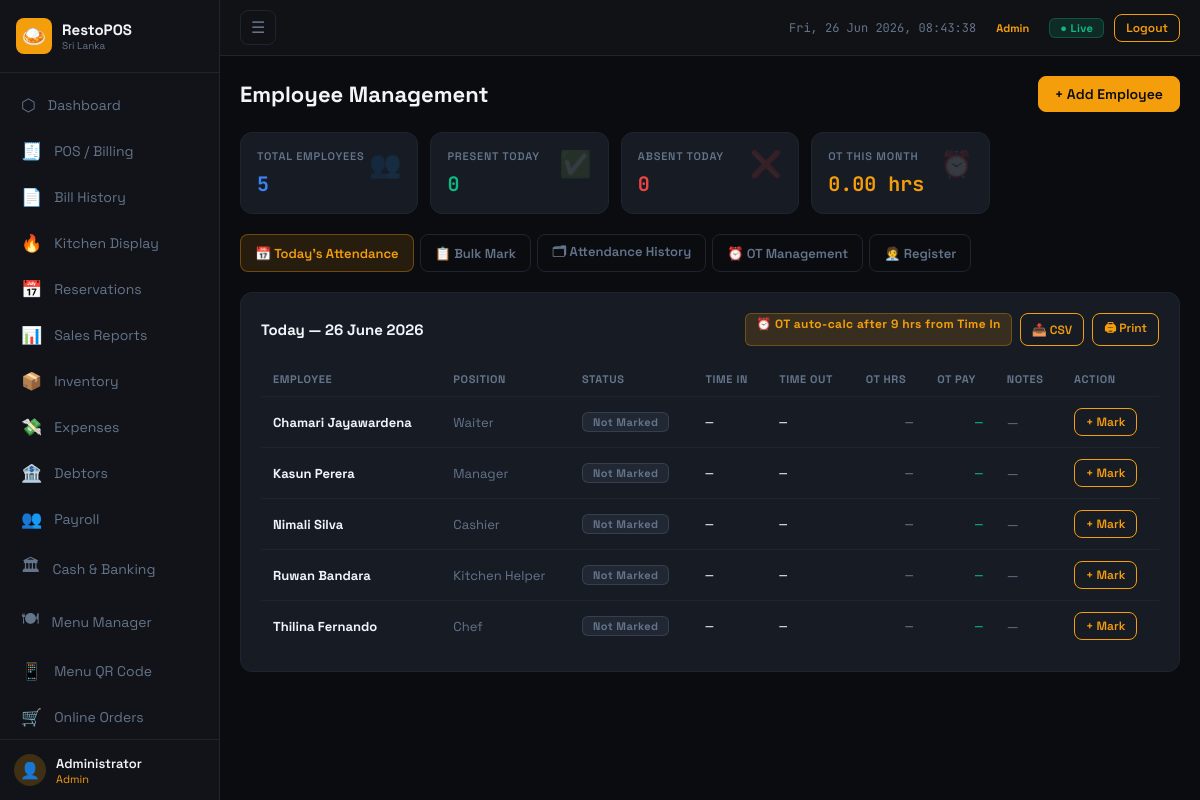
The app's page /modules/employees.php (signed in) with its own data.
### tables this page shows
CREATE TABLE employees (
    id INT AUTO_INCREMENT PRIMARY KEY,
    name VARCHAR(150) NOT NULL,
    nic VARCHAR(20),
    phone VARCHAR(20),
    position VARCHAR(100),
    basic_salary DECIMAL(10,2) DEFAULT 0,
    allowances DECIMAL(10,2) DEFAULT 0,
    epf_applicable TINYINT(1) DEFAULT 1,
    joined_date DATE,
    active TINYINT(1) DEFAULT 1,
    created_at TIMESTAMP DEFAULT CURRENT_TIMESTAMP
);

### modules/employees.php (the view, shortened to what this page needs)
<?php
$db = getDB();
$employees  = $db->query("SELECT * FROM employees WHERE name NOT LIKE '[DEL]%' ORDER BY active DESC,name")->fetchAll();
$activeEmps = array_filter($employees, fn($e)=>$e['active']);
$todayAtt   = $db->query("SELECT a.* FROM attendance a JOIN employees e ON a.employee_id=e.id WHERE a.att_date=CURDATE() AND e.name NOT LIKE '[DEL]%'")->fetchAll();
$attByEmp   = array_column($todayAtt, null, 'employee_id');
$month      = $_GET['month'] ?? date('Y-m');
$monthStart = $month.'-01';
$monthEnd   = date('Y-m-t', strtotime($monthStart));
$otRecords = $db->prepare("SELECT a.*,e.name as emp_name,e.position,e.basic_salary FROM attendance a
    JOIN employees e ON a.employee_id=e.id
    WHERE a.att_date BETWEEN ? AND ? AND a.overtime_hours>0 AND e.name NOT LIKE '[DEL]%'
    ORDER BY a.att_date,e.name");
$otRecords->execute([$monthStart,$monthEnd]); $otRecords=$otRecords->fetchAll();
function calcOTPay(float $basic, float $otH): float { return round(OT_RATE_PER_HOUR * $otH, 2); }
$activeTab = $_GET['tab'] ?? 'today';
include '../includes/header.php';
?>
<div class="page-header">
  <div class="page-title">Employee Management</div>
  <button class="btn" onclick="openEmpModal()">+ Add Employee</button>
</div>
<div class="stats-grid mb-20">
  <div class="stat-card"><span class="stat-icon">👥</span><div class="stat-label">Total Employees</div><div class="stat-value text-blue"><?=count($activeEmps)?></div></div>
  <div class="stat-card"><span class="stat-icon">✅</span><div class="stat-label">Present Today</div><div class="stat-value text-green"><?=count(array_filter($attByEmp,fn($a)=>$a['status']==='Present'))?></div></div>
  <div class="stat-card"><span class="stat-icon">❌</span><div class="stat-label">Absent Today</div><div class="stat-value text-red"><?=count(array_filter($attByEmp,fn($a)=>$a['status']==='Absent'))?></div></div>
  <div class="stat-card"><span class="stat-icon">⏰</span><div class="stat-label">OT This Month</div><div class="stat-value text-accent"><?=number_format(array_sum(array_column($otRecords,'overtime_hours')),2)?> hrs</div></div>
</div>
<div class="tab-bar">
  <button class="tab-btn <?=$activeTab==='today'?'active':''?>"    onclick="switchTab('emp','today');    setUrlTab('today')">📅 Today's Attendance</button>
  <button class="tab-btn <?=$activeTab==='bulk'?'active':''?>"     onclick="switchTab('emp','bulk');     setUrlTab('bulk')">📋 Bulk Mark</button>
  <button class="tab-btn <?=$activeTab==='history'?'active':''?>"  onclick="switchTab('emp','history');  setUrlTab('history')">🗂 Attendance History</button>
  <button class="tab-btn <?=$activeTab==='ot'?'active':''?>"       onclick="switchTab('emp','ot');       setUrlTab('ot')">⏰ OT Management</button>
  <button class="tab-btn <?=$activeTab==='register'?'active':''?>" onclick="switchTab('emp','register'); setUrlTab('register')">🧑‍💼 Register</button>
</div>
<div data-tabcontent="emp" data-content="today" <?=$activeTab!=='today'?'style="display:none"':''?>>
<div class="card">
  <div class="flex-between mb-16">
    <div class="card-title" style="margin-bottom:0">Today — <?=date('d F Y')?></div>
    <div style="display:flex;gap:8px;flex-wrap:wrap">
      <span class="badge badge-accent fs-12">⏰ OT auto-calc after 9 hrs from Time In</span>
      <a href="?export_att=1&from=<?=date('Y-m-d')?>&to=<?=date('Y-m-d')?>" class="btn btn-sm btn-outline">📥 CSV</a>
      <button onclick="window.print()" class="btn btn-sm btn-outline">🖨 Print</button>
    </div>
  </div>
  <div class="table-wrap">
    <table class="data-table">
      <thead><tr><th>Employee</th><th>Position</th><th>Status</th><th>Time In</th><th>Time Out</th><th class="text-right">OT Hrs</th><th class="text-right">OT Pay</th><th>Notes</th><th>Action</th></tr></thead>
      <tbody>
      <?php foreach ($activeEmps as $e):
        $att   = $attByEmp[$e['id']] ?? null;
        $otPay = $att ? calcOTPay($e['basic_salary'],$att['overtime_hours']) : 0;
      ?>
        <tr>
          <td class="fw-700"><?=htmlspecialchars($e['name'])?></td>
          <td class="text-muted fs-12"><?=htmlspecialchars($e['position']??'—')?></td>
          <td><?php if($att): ?><span class="badge <?=$att['status']==='Present'?'badge-green':($att['status']==='Absent'?'badge-red':'badge-accent')?>"><?=$att['status']?></span><?php else: ?><span class="badge badge-muted">Not Marked</span><?php endif; ?></td>
          <td class="mono fs-12"><?=$att&&$att['time_in']?$att['time_in']:'—'?></td>
          <td class="mono fs-12 <?=$att&&$att['time_out']>='17:00:00'?'text-accent':''?>"><?=$att&&$att['time_out']?$att['time_out']:'—'?></td>
          <td class="text-right mono <?=$att&&$att['overtime_hours']>0?'text-accent fw-700':'text-muted'?>"><?=$att?number_format($att['overtime_hours'],2):'—'?></td>
          <td class="text-right mono text-green"><?=$att&&$att['overtime_hours']>0?fmt($otPay):'—'?></td>
          <td class="text-muted fs-12"><?=htmlspecialchars($att['notes']??'—')?></td>
          <td>
            <button class="btn btn-sm btn-outline" onclick="openAttModal(
              <?=$e['id']?>, '<?=addslashes($e['name'])?>',
              '<?=$att?$att['att_date']:date('Y-m-d')?>',
              '<?=$att?$att['status']:'Present'?>',
              '<?=$att&&$att['time_in']?substr($att['time_in'],0,5):''?>',
              '<?=$att&&$att['time_out']?substr($att['time_out'],0,5):''?>',
              <?=$att?$att['overtime_hours']:0?>,
              '<?=addslashes($att['notes']??'')?>'
            )"><?=$att?'✏ Edit':'+ Mark'?></button>
          </td>
        </tr>
      <?php endforeach; ?>
      </tbody>
    </table>
  </div>
</div>
</div>
<?php include '../includes/footer.php'; ?>

### assets/css/style.css (style rules this page uses)
:root { --bg: #0a0c10; --surface: #111318; --card: #161b24; --border: #1e2530; --accent: #f59e0b; --accent2: #92400e; --green: #10b981; --red: #ef4444; --blue: #3b82f6; --purple: #8b5cf6; --text: #f1f5f9; --muted: #64748b; --sidebar-w:220px; }
*,*::before,*::after { box-sizing:border-box; margin:0; padding:0; }
html { font-size:15px; }
body { font-family:'Space Grotesk',sans-serif; background:var(--bg); color:var(--text); min-height:100vh; }
a { text-decoration:none; color:inherit; }
button,input,select,textarea { font-family:inherit; }
.page-header { display:flex; justify-content:space-between; align-items:center; margin-bottom:20px; flex-wrap:wrap; gap:10px; }
.page-title { font-size:22px; font-weight:700; }
.card { background:var(--card); border:1px solid var(--border); border-radius:12px; padding:20px; }
.card-title { font-weight:700; font-size:15px; margin-bottom:16px; }
.stats-grid { display:grid; grid-template-columns:repeat(auto-fill,minmax(160px,1fr)); gap:12px; margin-bottom:20px; }
.stat-card { background:var(--card); border:1px solid var(--border); border-radius:12px; padding:16px; position:relative; overflow:hidden; }
.stat-icon { position:absolute; top:14px; right:16px; font-size:26px; opacity:.14; }
.stat-label { font-size:11px; color:var(--muted); font-weight:600; letter-spacing:.8px; text-transform:uppercase; margin-bottom:8px; }
.stat-value { font-size:20px; font-weight:700; font-family:'JetBrains Mono',monospace; }
.btn { display:inline-flex; align-items:center; gap:6px; padding:8px 16px; border-radius:8px; font-size:14px; font-weight:600; border:1px solid var(--accent); background:var(--accent); color:#0a0c10; cursor:pointer; transition:all .15s; white-space:nowrap; }
.btn-sm { padding:5px 11px; font-size:12px; }
.btn-outline { background:transparent; color:var(--accent); }
.badge { display:inline-block; padding:2px 10px; border-radius:6px; font-size:11px; font-weight:700; letter-spacing:.4px; }
.badge-accent { background:rgba(245,158,11,.15); color:var(--accent);border:1px solid rgba(245,158,11,.3); }
.badge-muted { background:rgba(100,116,139,.15);color:var(--muted); border:1px solid rgba(100,116,139,.3); }
.table-wrap { overflow-x:auto; -webkit-overflow-scrolling:touch; }
table.data-table { width:100%; border-collapse:collapse; min-width:500px; }
table.data-table th { padding:10px 12px; text-align:left; font-size:11px; color:var(--muted); font-weight:700; text-transform:uppercase; letter-spacing:.6px; border-bottom:1px solid var(--border); white-space:nowrap; }
table.data-table td { padding:11px 12px; border-bottom:1px solid var(--border); font-size:13px; vertical-align:middle; }
table.data-table tr:last-child td { border-bottom:none; }
.text-right { text-align:right; }
.mono { font-family:'JetBrains Mono',monospace; }
.text-green { color:var(--green); }
.text-red { color:var(--red); }
.text-accent { color:var(--accent); }
.text-muted { color:var(--muted); }
.text-blue { color:var(--blue); }
.tab-bar { display:flex; gap:6px; margin-bottom:20px; flex-wrap:wrap; }
.tab-btn { padding:7px 14px; border-radius:8px; font-size:13px; font-weight:600; border:1px solid var(--border); background:transparent; color:var(--muted); cursor:pointer; transition:.15s; }
.tab-btn.active { background:rgba(245,158,11,.12); border-color:rgba(245,158,11,.35); color:var(--accent); }
.flex-between { display:flex; justify-content:space-between; align-items:center; }
.mb-16 { margin-bottom:16px; }
.mb-20 { margin-bottom:20px; }
.fw-700 { font-weight:700; }
.fs-12 { font-size:12px; }

### records on screen
employees: name "Chamari Jayawardena", position "Waiter", notes "—"
employees: name "Kasun Perera", position "Manager", notes "—"
employees: name "Nimali Silva", position "Cashier", notes "—"
employees: name "Ruwan Bandara", position "Kitchen Helper", notes "—"
employees: name "Thilina Fernando", position "Chef", notes "—"

### other values on screen
$nav['icon'] "⬡"
$nav['label'] "Dashboard"
$nav['icon'] "🧾"
$nav['label'] "POS / Billing"
$nav['icon'] "📄"
$nav['label'] "Bill History"
$nav['icon'] "🔥"
$nav['label'] "Kitchen Display"
$nav['icon'] "📅"
$nav['label'] "Reservations"
$nav['icon'] "📊"
$nav['label'] "Sales Reports"
$nav['icon'] "📦"
$nav['label'] "Inventory"
$nav['icon'] "💸"
